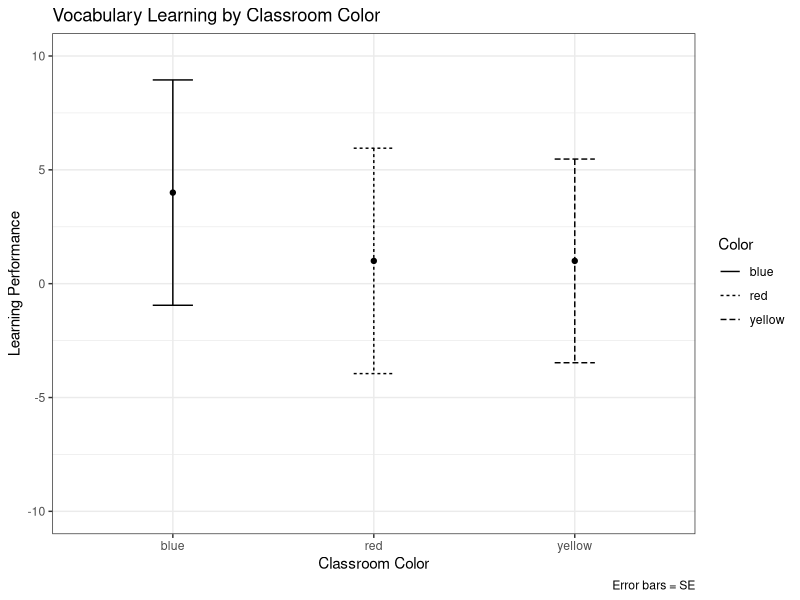
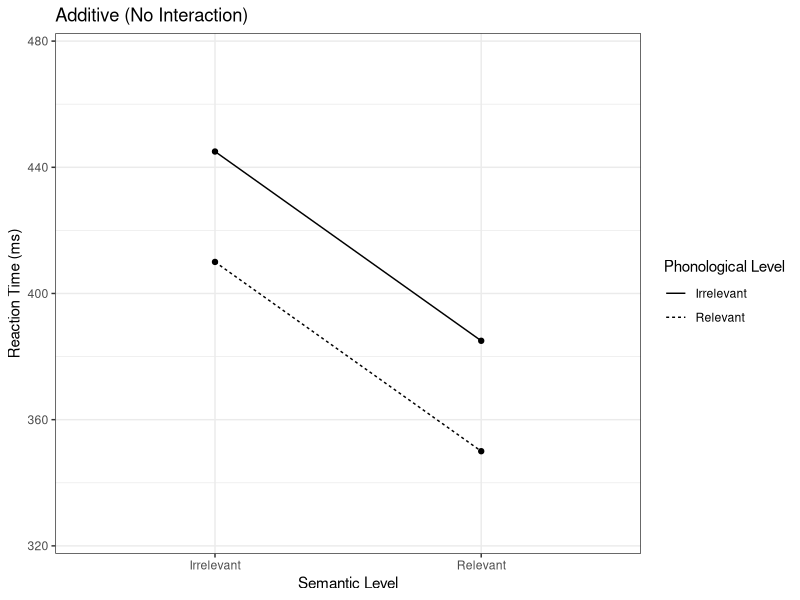
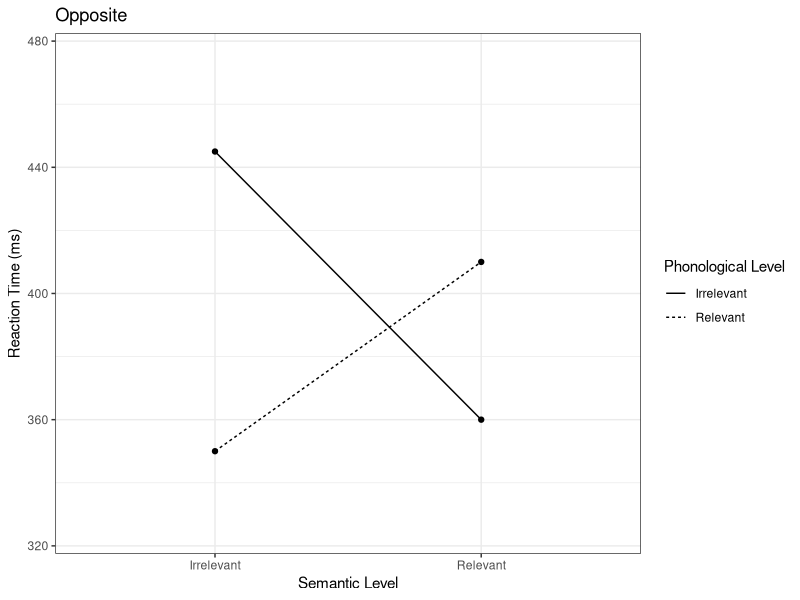
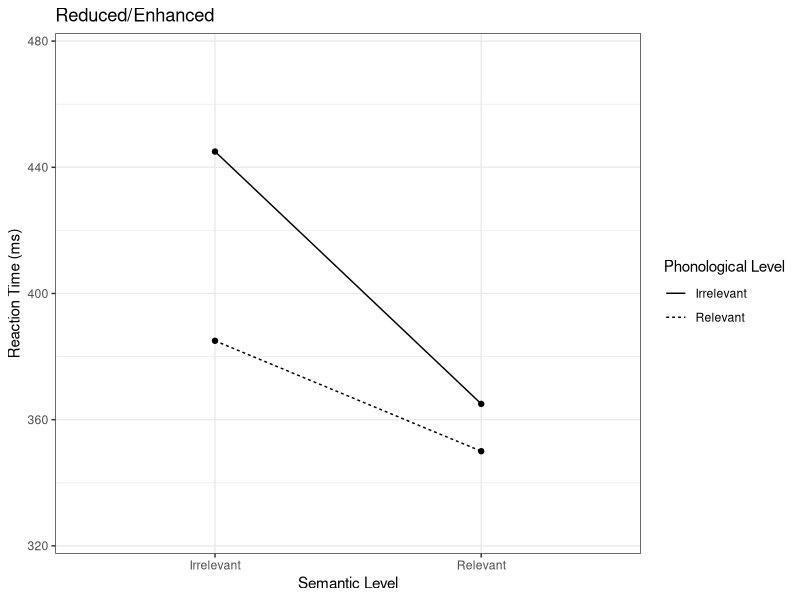
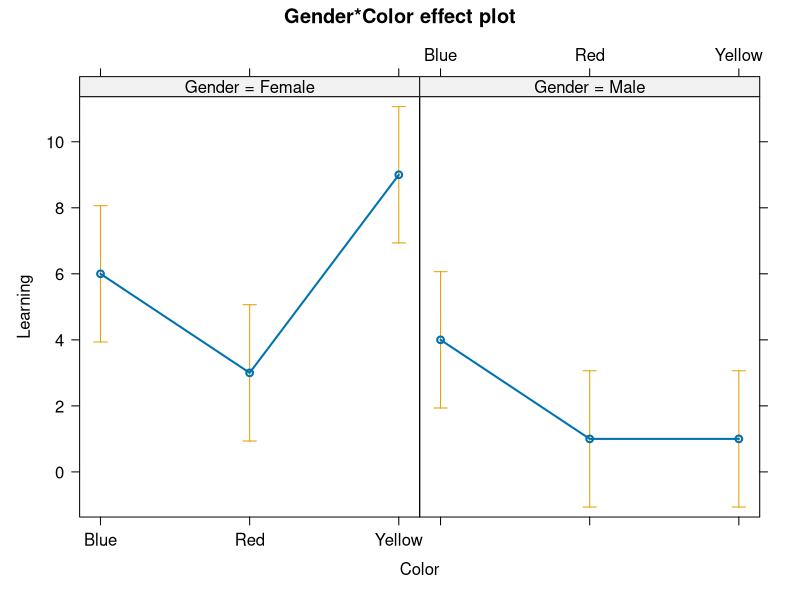

The R source for these figures, in order: (Note: this script raises an error after producing the figures.)
# 記得先設定工作目錄！

# 三之二
# 讀取教室顏色影響生字學習的資料
exp1 = read.delim("ColoredRooms.txt", header = T)
head(exp1) 

# 產生並儲存ANOVA的檢定結果
colors.aov = aov(Learning ~ Color, data = exp1)	
# ANOVA檢定的基本資訊
colors.aov

summary(colors.aov)	# 產生正式的統計檢定報告

# 練習一
# 依exp1的Color因子層次分組計算Learning平均數並整理為資料框
exp.avg = aggregate(Learning ~ Color, FUN = mean, data = exp1)
# 取出每個教室的子集合並計算Learning標準誤
exp.blue = subset(exp1, Color == "blue")
blue.se = sqrt(sum(((exp.blue$Learning - mean(exp.blue$Learning)) ^ 2)) / 
                 (sd(exp.blue$Learning) / nrow(exp.blue)))
exp.red = subset(exp1, Color == "red")
red.se = sqrt(sum(((exp.red$Learning - mean(exp.red$Learning)) ^ 2)) / 
                 (sd(exp.red$Learning) / nrow(exp.red)))
exp.yellow = subset(exp1, Color == "yellow")
yellow.se = sqrt(sum(((exp.yellow$Learning - mean(exp.yellow$Learning)) ^ 2)) / 
                (sd(exp.yellow$Learning) / nrow(exp.yellow)))

# 將標準誤數值依照exp.avg裡Classroom層次的順序合併為單一向量，並存入exp.avg
# 中的SE欄位
exp.avg$SE = c(blue.se, red.se, yellow.se)

library(ggplot2)

# 依教室顏色不同繪製型式不同的線條(linetype)
ggplot(data = exp.avg, mapping = aes(x = Color, y = Learning, group = Color, linetype = Color)) +
  # 繪製資料點而不是資料長條，因為標準誤有小於0的時候(長條圖的基準值為0)
  geom_point() +
  geom_errorbar(mapping = aes(ymin = Learning - SE, ymax = Learning + SE), width = 0.2)  +
  scale_y_continuous(limits = c(-10, 10)) +
  # 應該在圖表的附註說明誤差線的範圍指的是哪一種統計數據
  labs(title = "Vocabulary Learning by Classroom Color", x = "Classroom Color", 
       y = "Learning Performance", caption = "Error bars = SE") +
  theme_bw()

# 驗證教室顏色ANOVA檢定中的右尾p值
pf(q = 11.25, df1 = 2, df2 = 12, lower.tail = F)	# p值正是.00177

# 練習二
# 取出每個教室學生的子集合
exp.blue = subset(exp1, Color == "blue")
exp.red = subset(exp1, Color == "red")
exp.yellow = subset(exp1, Color == "yellow")

# 取得每個子集合樣本生字學習表現平均值
blue.mean = mean(exp.blue$Learning)
red.mean = mean(exp.red$Learning)
yellow.mean = mean(exp.yellow$Learning)

# 取得每個樣本的組內平方和
blue.ss = sum((exp.blue$Learning - blue.mean) ^ 2)
red.ss = sum((exp.red$Learning - red.mean) ^ 2)
yellow.ss = sum((exp.yellow$Learning - yellow.mean) ^ 2)

# 將平方和加總得到SSwithin
ss.within = sum(blue.ss, red.ss, yellow.ss)

# 練習三(假設你已進行過練習二所以仍然有著練習二的資料)
# 取得所有樣本平均數
grand.mean = mean(exp1$Learning)
# 計算每個樣本的組間平方和。雖然我們三組樣本數都一樣，我們這邊還是選擇使用
# nrow()取出每組樣本的列數，練習未來每組樣本可能大小不一樣的情況
blue.ss.within = nrow(exp.blue) * (blue.mean - grand.mean) ^ 2
red.ss.within = nrow(exp.red) * (red.mean - grand.mean) ^ 2
yellow.ss.within = nrow(exp.yellow) * (yellow.mean - grand.mean) ^ 2
# 將所有組間平方和加總，得到SSbetween
ss.between = sum(blue.ss.within, red.ss.within, yellow.ss.within)

# 三之三之二
# 進行教室顏色例子的事後比較
exp.blue = subset(exp1, Color == "blue")
exp.red = subset(exp1, Color == "red")
exp.yellow = subset(exp1, Color == "yellow")

# 成對t檢定(假設變異數相同)
t.test(exp.blue$Learning, exp.red$Learning, var.equal = T)    # 藍vs.紅 p = .0047
t.test(exp.blue$Learning, exp.yellow$Learning, var.equal = T) # 藍vs.黃 p = .0028
t.test(exp.red$Learning, exp.yellow$Learning, var.equal = T)  # 紅vs.黃 p = 1

# 三之三之三
# 計算Tukey HSD事後檢定的HsD值
# 先使用qtukey()函數計算q.crit值
q.crit = qtukey(1 - 0.05, 3, 12)
# 套用<公式十四>計算出HSD值
q.crit * sqrt(1.333 / 5) 

# 如同之前的方式產生並儲存ANOVA的檢定結果
colors.aov = aov(Learning ~ Color, data = exp1)	
# 根據ANOVA的模型進行事後比較檢定
TukeyHSD(colors.aov)

# 利用校正後的p值回推至兩樣本實際的平均數差異
qtukey(1 - 0.003832, 3, 12) * sqrt(1.333 / 5) 

# 四之一
# 練習四
# 別忘了載入套件
library(ggplot2)
# 根據數據建立資料框
semphon.1 = data.frame(SemRel = c(rep("Irrelevant", 2), 
                                  rep("Relevant",2  )), 
                       PhonRel = rep(c("Irrelevant", "Relevant"),2), 
                       RT = c(445, 410, 385, 350))

# 老樣子，將不同欄位對應到不同的繪圖元素。這裡的重點是將PhonRel欄位對應至分組
# 以及線條樣式
ggplot(data = semphon.1, aes(x = SemRel, y = RT, 
                           group = PhonRel, linetype = PhonRel)) +
  # 加上線條
  geom_line()+
  # 加上代表數值的點
  geom_point()+
  # 設定合理的Y軸範圍
  scale_y_continuous(limits = c(325, 475)) +
  # 設定合理的主標題、軸標題、以及線條樣式的圖例標題
  labs(title = "Additive (No Interaction)", x = "Semantic Level", 
       y = "Reaction Time (ms)", 
       linetype = "Phonological Level") + 
  theme_bw()

# 建立另外兩個資料框並使用相同邏輯產生圖表，注意圖表標題的差異
semphon.2 = data.frame(SemRel = c(rep("Irrelevant", 2), 
                                  rep("Relevant",2  )), 
                       PhonRel = rep(c("Irrelevant", "Relevant"),2), 
                       RT = c(445, 350, 360, 410))



ggplot(data = semphon.2, aes(x = SemRel, y = RT, 
                           group = PhonRel, linetype = PhonRel)) +
  geom_line()+
  geom_point()+
  scale_y_continuous(limits = c(325, 475)) +
  labs(title = "Opposite", x = "Semantic Level", 
       y = "Reaction Time (ms)", 
       linetype = "Phonological Level") + 
  theme_bw()

semphon.3 = data.frame(SemRel = c(rep("Irrelevant", 2), 
                                  rep("Relevant",2  )), 
                       PhonRel = rep(c("Irrelevant", "Relevant"),2), 
                       RT = c(445, 385, 365, 350))

ggplot(data = semphon.3, aes(x = SemRel, y = RT, 
                             group = PhonRel, linetype = PhonRel)) +
  geom_line()+
  geom_point()+
  scale_y_continuous(limits = c(325, 475)) +
  labs(title = "Reduced/Enhanced", x = "Semantic Level", 
       y = "Reaction Time (ms)", 
       linetype = "Phonological Level") + 
  theme_bw()

# 四之二節
exp2 = read.delim("ColoredRooms2.txt", header = T)

# 練習五
exp2 = data.frame(Gender = c(rep("Female", 15), rep("Male", 15)),  # 性別因子層次各重覆15次 
                  Color = rep(c(rep("Red", 5), rep("Blue", 5), rep("Yellow", 5)), 2), # 顏色因子 
                  Learning = c(c(3, 1, 1, 6, 4), c(2, 5, 9, 7, 7), c(9, 9, 13, 6, 8), # 女性的學習
                               c(0, 2, 0, 0, 3), c(3, 8, 3, 3, 3), c(0, 0, 0, 5, 0))) # 男性的學習

# 進行雙因子獨立測量ANOVA，並將檢定結果存入物件
colorgender.aov = aov(Learning ~ Gender * Color, data = exp2) 
summary(colorgender.aov) 

# 練習六
# 以*表達使用雙因子組合進行資料分類計算
exp2.avg = aggregate(Learning ~ Gender * Color, FUN = mean, data = exp2)
exp2.sd = aggregate(Learning ~ Gender * Color, FUN = sd, data = exp2)

# 複製一份exp2.avg
exp2.des = exp2.avg
# 新增SD欄位，並將exp2.sd中的標準資訊存入，合併成為單一資料框
exp2.des$SD = exp2.sd$Learning

# A*B = A + B + A:B，所以以下的雙因子ANOVA檢定結果與exp2.aov一樣。
summary(aov(Learning ~ Gender + Color + Gender:Color, data = exp2)) 

library(effects)				# 記得先安裝才有辦法載入套件
# 使用effects套件的allEffects()函數取得ANOVA模型中的「所有效應」
colorgender.ef = allEffects(colorgender.aov)	
# 直接使用內建函數plot()將所有ANOVA模型的效應繪製為折線圖
plot(colorgender.ef) 

# 進行Tukey HSD事後檢定
TukeyHSD(colorgender.aov) 

# 四之五
# 進行Levene檢定測試多層次因子間變異數是否有顯著差異
library(car)					                      # 記得先安裝載入套件
leveneTest(Learning ~ Color, data = exp1) 	

# 以BoysGirls.txt資料比較Levene Test與F檢定測試雙樣本變數是否結果
bg = read.table("BoysGirls.txt", header = T) 		# 重新讀取資料
boys1 = subset(bg, Study == 1 && Gender == "Boy") 
girls1 = subset(bg, Study == 1 && Gender == "Girl")

# 比較兩種變異數檢定 
var.test(boys1, girls1)				            # p =.339
leveneTest(Measure ~ Gender, data = bg)		# p =.7533

# 以變異非常大的資料試著進行Levene Test
# 讀取資料
exp1.het = read.delim("ColoredRooms_LargeVar.txt", header = T)

# 進行Levene Test
leveneTest(Learning ~ Color, exp1.het)
